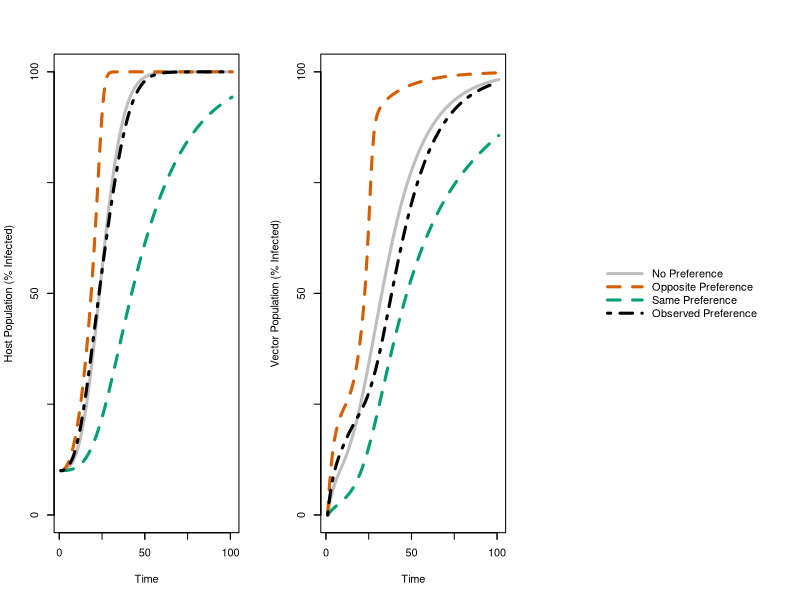

Write the R code that produced this figure.
# Single-host species preference model
# Preference depends on vector status (non-viruliferous versus viruliferous)
# Lauren Shoemaker

# Requires library deSolve to solve differential equations
# Load library 
library(deSolve)

# Model set-up
times <- 0:100            # Total amount of time-steps to run the model
T <- 100                  # Total number of plants 
                          # (won't alter outcome if starting with a percent of hosts infected)

starting_infection <- .1  # Percent hosts already infected
starting_vectors <- 50    # Starting vector population size

sP <- round((1-starting_infection)*T)  # Starting number of healthy hosts
iP <-round(starting_infection*T)       # Starting number of infected hosts
sV <- starting_vectors                 # Starting number of healthy vectors
iV <- 0                                # Starting number of infected vectors
starting <- c(sP, iP, sV, iV)

# Model parameters
r_I <- .2245              # Vector growth on infected hosts
r_H <- .2245              # Vector growth on healthy hosts
K <- 5                    # Carrying capacity 
beta_VP <- .05            # Transmission vector to host
beta_PV <- .05            # Transmission host to vector

# ----------------------------------------------------------------------------------------------------
# Create system of differential equations that will be solved using lsoda
system.eqns=function(t,N,pars) {
  
  # total number of equations
  Ndot <- numeric(4); 
  
  # susceptible host 
  Ndot[1] = -beta_VP*N[4]*(I_H*N[1]/(I_H*N[1]+I_I*N[2]))
  
  # infected host 
  Ndot[2] = beta_VP*N[4]*(I_H*N[1]/(I_H*N[1]+I_I*N[2]))
  
  # susceptible vector
  Ndot[3] = r_H*((H_H*N[1]/(H_H*N[1]+H_I*N[2]))*N[3] + 
                   (I_H*N[1]/(I_H*N[1]+I_I*N[2]))*N[4])*(1-((H_H*N[1]/(H_H*N[1]+H_I*N[2]))*N[3] + 
                                                              (I_H*N[1]/(I_H*N[1]+I_I*N[2]))*N[4])/(K*N[1])) - 
    beta_PV*(1 - (H_H*N[1]/(H_H*N[1]+H_I*N[2])))*N[3]
  
  # infected vector
  Ndot[4] = r_I*((1 - (H_H*N[1]/(H_H*N[1]+H_I*N[2])))*N[3] + 
                   (1 - (I_H*N[1]/(I_H*N[1]+I_I*N[2])))*N[4])*(1-((1 - (H_H*N[1]/(H_H*N[1]+H_I*N[2])))*N[3] + 
                                                                    (1 - (I_H*N[1]/(I_H*N[1]+I_I*N[2])))*N[4])/(K*N[2])) + 
    beta_PV*(1 - (H_H*N[1]/(H_H*N[1]+H_I*N[2])))*N[3]
  
  return(list(Ndot));
  
}

# -------------------------------------------------------------------------------------------------
# Scenarios to Run

# 1 No preference
H_I <- .5 # Preference of healthy vectors for infected hosts
I_I <- .5 # Preference of infected vectors for infected hosts
H_H <- .5 # Preference of healthy vectors for healthy hosts
I_H <- .5 # Preference of infected vectors for healthy hosts

pars <- c(r_H, r_I, K, beta_VP, beta_PV, H_I, H_H, I_I, I_H, T) # Concatenate parameters

# Solve using lsoda
soln_no=ode(y=starting, times=times, func=system.eqns, parms=pars, hmax=0.1)

# 2 Full opposite preference
H_I <- .85 # Preference of healthy vectors for infected hosts
I_I <- .15 # Preference of infected vectors for infected hosts
H_H <- .15 # Preference of healthy vectors for healthy hosts
I_H <- .85 # Preference of infected vectors for healthy hosts

pars <- c(r_H, r_I, K, beta_VP, beta_PV, H_I, H_H, I_I, I_H, T) # Concatenate parameters

# Solve using lsoda
soln_full_opp=lsoda(y=starting, times=times, func=system.eqns, parms=pars, hmax=0.01)

# 3 Full same preference
H_I <- .15 # Preference of healthy vectors for infected hosts
I_I <- .85 # Preference of infected vectors for infected hosts
H_H <- .85 # Preference of healthy vectors for healthy hosts
I_H <- .15 # Preference of infected vectors for healthy hosts

pars <- c(r_H, r_I, K, beta_VP, beta_PV, H_I, H_H, I_I, I_H, T) # Concatenate parameters

# Solve using lsoda
soln_full=lsoda(y=starting, times=times, func=system.eqns, parms=pars, hmax=0.1)

# 4 Observed  preference
H_I <- .63 # Preference of healthy vectors for infected hosts
I_I <- .49 # Preference of infected vectors for infected hosts
H_H <- .37 # Preference of healthy vectors for healthy hosts
I_H <- .51 # Preference of infected vectors for healthy hosts

pars <- c(r_H, r_I, K, beta_VP, beta_PV, H_I, H_H, I_I, I_H, T) # Concatenate parameters

# Solve using lsoda
soln_observed=lsoda(y=starting, times=times, func=system.eqns, parms=pars, hmax=0.1)

# ----------------------------------------------------------------------------------------------------
# Example Plot

# Plotting colors, color-blind friendly
red <- rgb(213,94,0,max=255)
blue <- rgb(86,180,233,max=255)
green <- rgb(0,158,115,max=255)

# Plot results from model run
quartz(width=9, height=4)
par(mfrow=c(1,3))

# First plot host population results
plot(soln_no[,3], type="l", col="grey", lwd=3, ylim=c(0,100), ylab="Host Population (% Infected)", 
     xlab="Time", xaxt="n", yaxt="n")
lines(soln_full[,3], col=green, lwd=3, lty=2)
lines(soln_full_opp[,3], col=red, lwd=3, lty=2)
lines(soln_observed[,3], col="black", lwd=3, lty=4)
axis(side=1, at=c(0, 50, 100), tick=TRUE, labels=TRUE)
axis(side=1, at=c(0, 25, 50, 75, 100), tick=TRUE, labels=FALSE)
axis(side=2, at=c(0, 25, 50, 75, 100), tick=TRUE, labels=FALSE)
axis(side=2, at=c(0, 50, 100), tick=TRUE, labels=TRUE)

# Then plot vector population results
plot(100*soln_no[,5]/(soln_no[,4]+soln_no[,5]), type="l", col="grey", lwd=3, ylim=c(0,100), 
     ylab="Vector Population (% Infected)", xlab="Time", xaxt="n", yaxt="n")
lines(100*soln_full[,5]/(soln_full[,4]+soln_full[,5]), col=green, lwd=3, lty=2)
lines(100*soln_full_opp[,5]/(soln_full_opp[,4]+soln_full_opp[,5]), col=red, lwd=3, lty=2)
lines(100*soln_observed[,5]/(soln_observed[,4]+soln_observed[,5]), col="black", lwd=3, lty=4)
axis(side=1, at=c(0, 50, 100), tick=TRUE, labels=TRUE)
axis(side=1, at=c(0, 25, 50, 75, 100), tick=TRUE, labels=FALSE)
axis(side=2, at=c(0, 25, 50, 75, 100), tick=TRUE, labels=FALSE)
axis(side=2, at=c(0, 50, 100), tick=TRUE, labels=TRUE)

# Add legend
plot.new()
legend("center", c("No Preference ", "Opposite Preference","Same Preference", "Observed Preference"), 
       col=c("grey",red, green, "black"), 
       lwd=c(3,3,3,3), lty=c(1, 2, 2, 4), bty="n", seg.len = 3.5)
